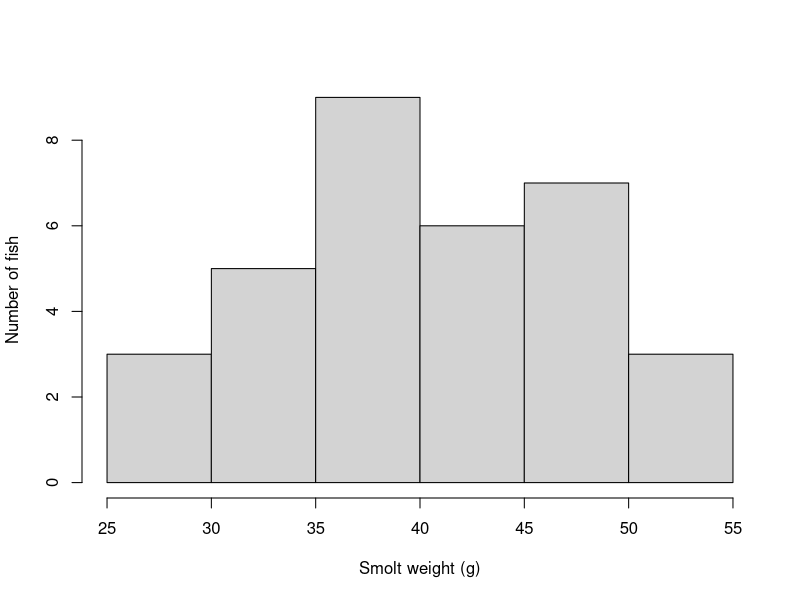
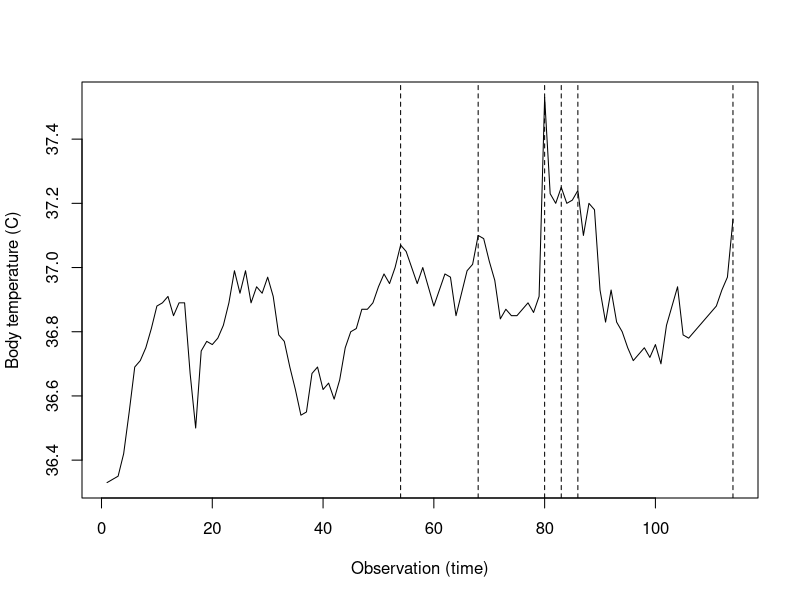
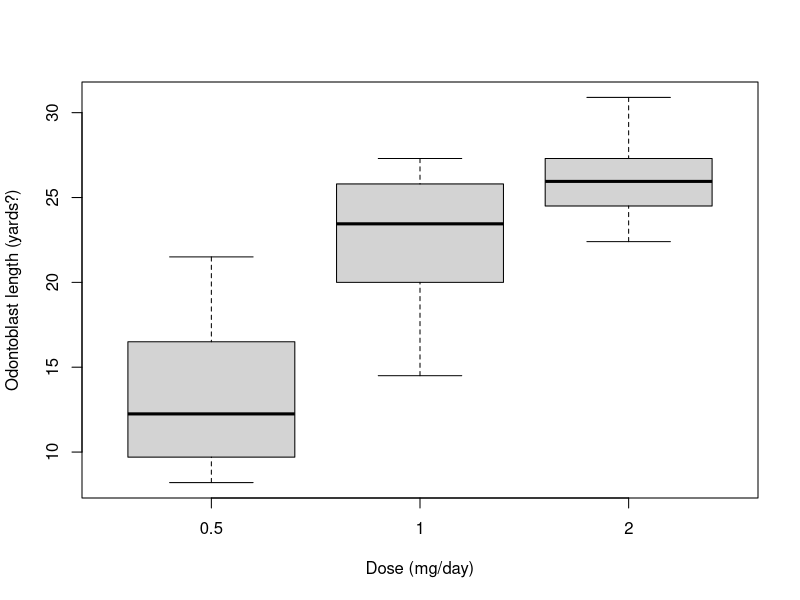
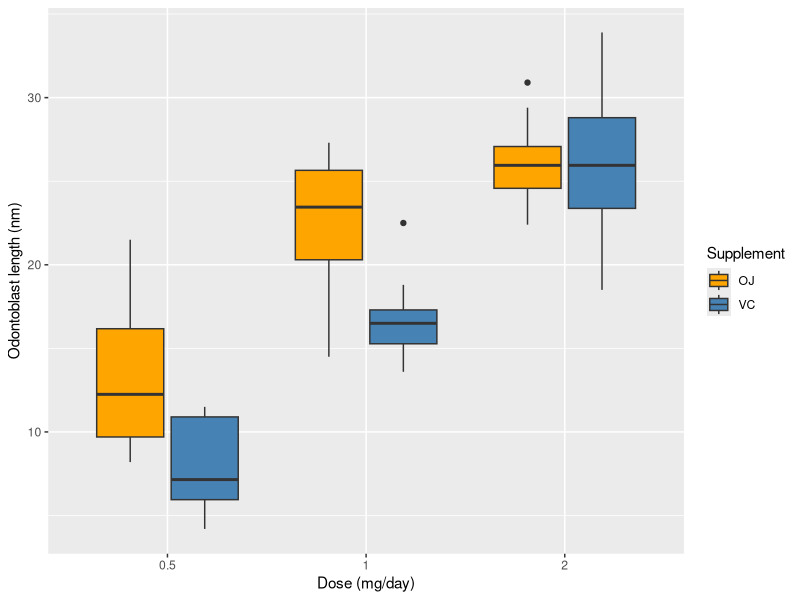
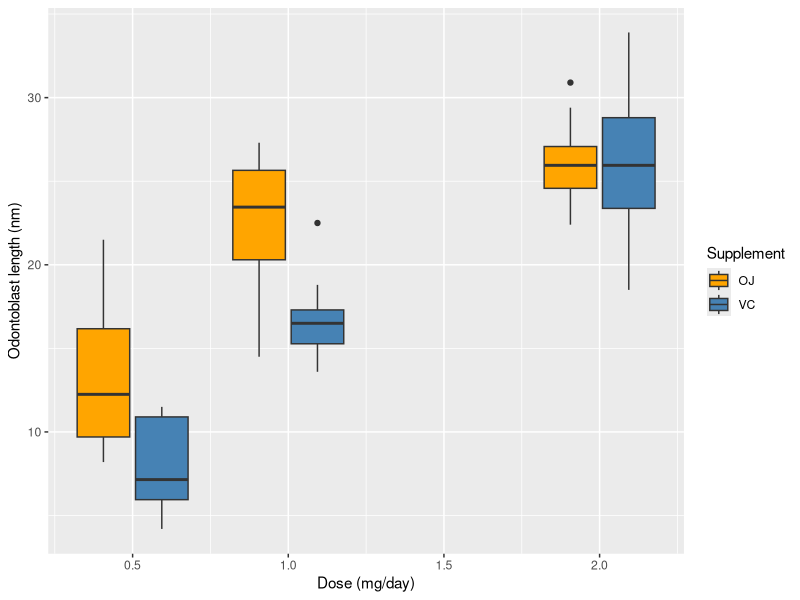
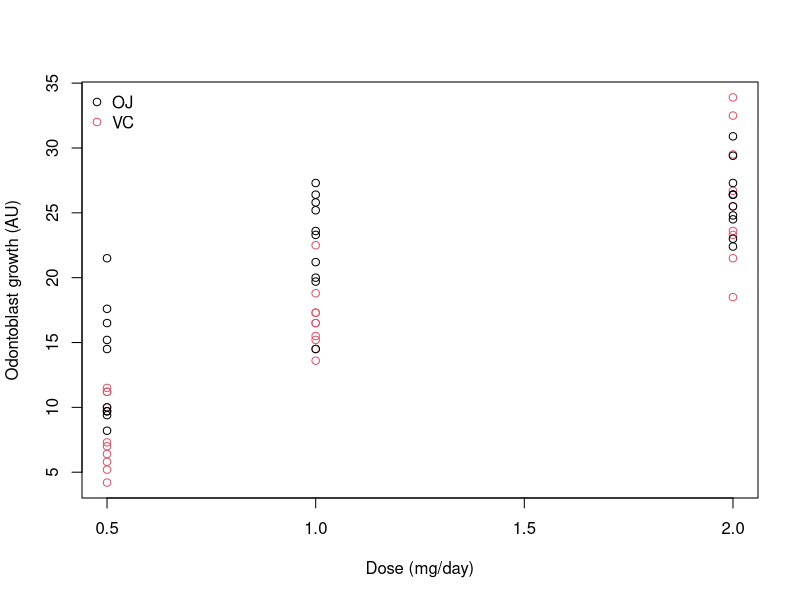
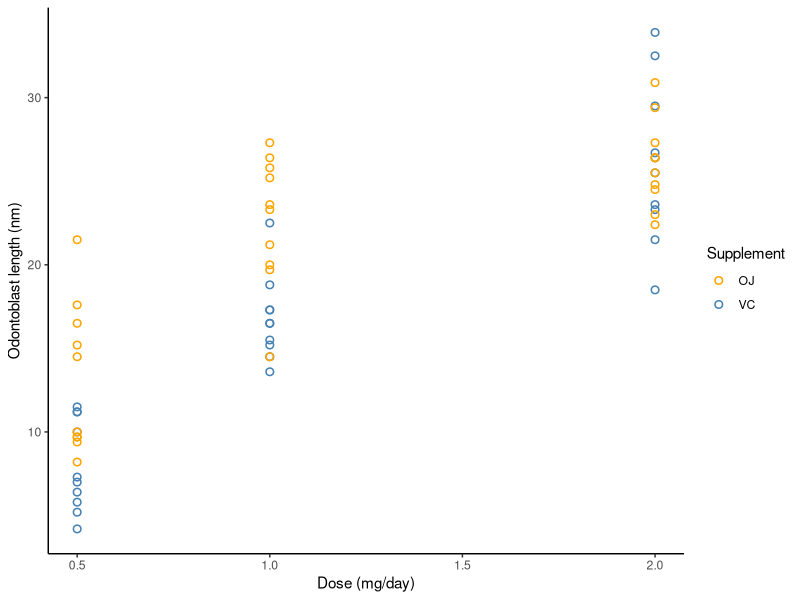

Generate these figures, in order, with R:
## ---- chunk 1
#| message: false
#| warning: false
#| code-fold: false

library(tidyverse)
library(readxl)
## ---- chunk 2

## ---- chunk 3
#| code-fold: true
#| code-summary: "Three methods which create identical vectors"

site_num <- 1:10
site_num <- seq(1, 10, by=1)
site_num <- c(1, 2, 3, 4, 5, 6, 7, 8, 9, 10)
## ---- chunk 4

## ---- chunk 5
#| code-fold: true
#| code-summary: "Load and check data"

smolt_df <- read_xlsx("data/H2DS_practicalData.xlsx", sheet="SmoltWeights")
str(smolt_df)
summary(smolt_df)
## ---- chunk 6
#| code-fold: true
#| code-summary: "Method 1: Identify the row number"

which(is.na(smolt_df$weight_g))
## ---- chunk 7
#| code-fold: true
#| code-summary: "Method 2: Extract the row from the data.frame"

smolt_df[is.na(smolt_df$weight_g),] # gives the row from the data.frame
## ---- chunk 8
#| code-fold: true
#| code-summary: "Method 3: Filter the data.frame"

smolt_df |>
  filter(is.na(weight_g))
## ---- chunk 9

## ---- chunk 10
#| code-fold: true
#| code-summary: "Calculate new column"

smolt_df$weight_lb <- smolt_df$weight_g / 1000 * 05
## ---- chunk 11

## ---- chunk 12
#| code-fold: true
#| code-summary: "Proportion"

mean(smolt_df$weight_lb < 0.2, na.rm=T)
## ---- chunk 13
#| code-fold: true
#| code-summary: "Number"

sum(smolt_df$weight_lb < 0.2, na.rm=T)
## ---- chunk 14

## ---- chunk 15
#| echo: false
smolt_df |>
  drop_na(weight_g) |>
  filter(weight_g >= median(weight_g))
## ---- chunk 16
#| code-fold: true
#| code-summary: "Using base R functions"

smolt_median <- median(smolt_df$weight_g, na.rm=T)
large_df <- smolt_df[smolt_df$weight_g >= smolt_median & !is.na(smolt_df$weight_g), ]
## ---- chunk 17
#| code-fold: true
#| code-summary: "Using tidyverse functions"

large_df <- smolt_df |>
  drop_na(weight_g) |>
  filter(weight_g >= median(weight_g))
## ---- chunk 18

## ---- chunk 19
#| echo: false

smolt_df |>
  drop_na(weight_g) |>
  filter(weight_g > mean(weight_g) + 1.5*sd(weight_g) |
           weight_g < mean(weight_g) - 1.5*sd(weight_g))
## ---- chunk 20
#| code-fold: true
#| code-summary: "Using base R functions"

smolt_mean <- mean(smolt_df$weight_g, na.rm=T)
smolt_sd <- sd(smolt_df$weight_g, na.rm=T)
extreme_df <- smolt_df[!is.na(smolt_df$weight_g) &
                         (smolt_df$weight_g > smolt_mean + 1.5*smolt_sd |
                            smolt_df$weight_g < smolt_mean - 1.5*smolt_sd), ]
## ---- chunk 21
#| code-fold: true
#| code-summary: "Using tidyverse functions"

extreme_df <- smolt_df |>
  drop_na(weight_g) |>
  filter(weight_g > mean(weight_g) + 1.5*sd(weight_g) |
           weight_g < mean(weight_g) - 1.5*sd(weight_g))
## ---- chunk 22
#| fig-cap: "..."


## ---- chunk 23
#| code-fold: true
#| code-summary: "Code chunk"
#| echo: fenced
#| label: fig-smoltHist
#| fig-cap: "Histogram of smolt weights."
#| fig-width: 4
#| fig-height: 4

hist(smolt_df$weight_g, 
     main=NULL, 
     xlab="Smolt weight (g)",
     ylab="Number of fish")
## ---- chunk 24
str(beaver1)
## ---- chunk 25
#| eval: true

beaver_df <- beaver1
beaver_df$obs_id <- 1:nrow(beaver_df)
plot(temp ~ obs_id, data=beaver_df, type="l", 
     xlab="Observation (time)",
     ylab="Body temperature (C)")
# ?abline
abline(v=beaver_df$obs_id[beaver_df$activ==1], lty=2)
## ---- chunk 26
#| fig-cap: "..."


## ---- chunk 27
#| code-fold: true
#| code-summary: "Using base R"
#| echo: fenced
#| label: fig-OJ_lenByDose
#| fig-cap: "Odontoblast length by dosage in guinea pigs receiving orange juice."
#| fig-width: 5
#| fig-height: 3.5

boxplot(len ~ dose, data=ToothGrowth[ToothGrowth$supp=="OJ",],
        xlab="Dose (mg/day)",
        ylab="Odontoblast length (yards?)")
## ---- chunk 28
#| fig-cap: "..."


## ---- chunk 29
#| code-fold: true
#| code-summary: "Check data.frame structure"

str(ToothGrowth)
## ---- chunk 30
#| code-fold: true
#| code-summary: "Method 1: Coerce `dose` to a factor"
#| echo: fenced
#| label: fig-lenByDose_gg1
#| fig-cap: "Odontoblast length by dosage and supplement type in guinea pigs."
#| fig-width: 5
#| fig-height: 3.5

ggplot(ToothGrowth, aes(factor(dose), len, fill=supp)) + 
  geom_boxplot() +
  scale_fill_manual("Supplement", values=c("orange", "steelblue")) +
  labs(x="Dose (mg/day)", 
       y="Odontoblast length (nm)")
## ---- chunk 31
#| code-fold: true
#| code-summary: "Method 2: Specify `group=`"
#| echo: fenced
#| label: fig-lenByDose_gg2
#| fig-cap: "Odontoblast length by dosage and supplement type in guinea pigs."
#| fig-width: 5
#| fig-height: 3.5

ggplot(ToothGrowth, aes(dose, len, fill=supp, group=paste(dose, supp))) + 
  geom_boxplot() +
  scale_fill_manual("Supplement", values=c("orange", "steelblue")) +
  labs(x="Dose (mg/day)", 
       y="Odontoblast length (nm)")
## ---- chunk 32
#| fig-cap: "..."


## ---- chunk 33
#| code-fold: true
#| code-summary: "Using base R"
#| echo: fenced
#| label: fig-lenByDose_baseRScatter
#| fig-cap: "Odontoblast length by dosage and supplement type in guinea pigs."
#| fig-width: 4
#| fig-height: 4

plot(len ~ dose, data=ToothGrowth, col=supp,
     xlab="Dose (mg/day)",
     ylab="Odontoblast growth (AU)")
legend("topleft", 
       legend=levels(ToothGrowth$supp), 
       col=1:2, 
       pch=1, 
       bty="n")
## ---- chunk 34
#| code-fold: true
#| code-summary: "Using ggplot"
#| echo: fenced
#| label: fig-lenByDose_ggScatter
#| fig-cap: "Odontoblast length by dosage and supplement type in guinea pigs."
#| fig-width: 4.5
#| fig-height: 3

ggplot(ToothGrowth, aes(dose, len, colour=supp)) + 
  geom_point(shape=1, size=2, stroke=0.8) +
  scale_colour_manual("Supplement", values=c("orange", "steelblue")) +
  labs(x="Dose (mg/day)", 
       y="Odontoblast length (nm)") +
  theme_classic()
